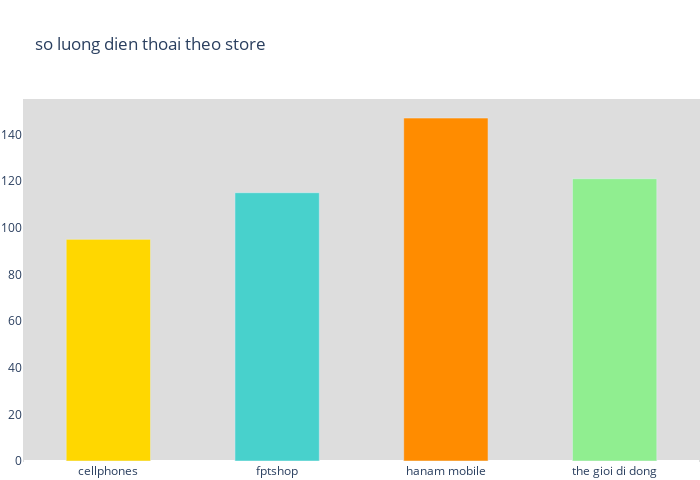

The code cell stored with this chart in its notebook:
### Code cell
# số lượng điện thoại đang được giao bán ở các sàn TMĐT
import plotly.graph_objects as go
animals=['cellphones', 'fptshop', 'hanam mobile','the gioi di dong']
colors = ['gold', 'mediumturquoise', 'darkorange', 'lightgreen']
fig = go.Figure([go.Bar(x=animals,
                        y=[len(data_cellphones),len(datafpt),len(data_hanam),len(data_tgdd)],
                        marker_color=colors,
                        width=[0.5, 0.5, 0.5,0.5],
                       )])
fig.update_layout(
        autosize=False,
        width=700,
        height=480,
        margin=dict(
            l=1,
            r=1,
            b=1,
#             t=1,
            pad=1
        ),
    paper_bgcolor="white",
        plot_bgcolor='#DDDDDD',

        xaxis=dict(showline=False, showgrid=False),
        yaxis=dict(showline=False, showgrid=False)
    )
fig.update_layout(title_text='so luong dien thoai theo store')

fig.show()

### Figure 1 — Plotly figure (JSON) as saved in the notebook; plotly's stock layout.template omitted (floating-point values rounded to 4 significant figures)
{"data": [{"marker": {"color": ["gold", "mediumturquoise", "darkorange", "lightgreen"]}, "type": "bar", "width": [0.5, 0.5, 0.5, 0.5], "x": ["cellphones", "fptshop", "hanam mobile", "the gioi di dong"], "y": [95, 115, 147, 121]}], "layout": {"autosize": false, "height": 480, "margin": {"b": 1, "l": 1, "pad": 1, "r": 1}, "paper_bgcolor": "white", "plot_bgcolor": "#DDDDDD", "title": {"text": "so luong dien thoai theo store"}, "width": 700, "xaxis": {"showgrid": false, "showline": false}, "yaxis": {"showgrid": false, "showline": false}}}
